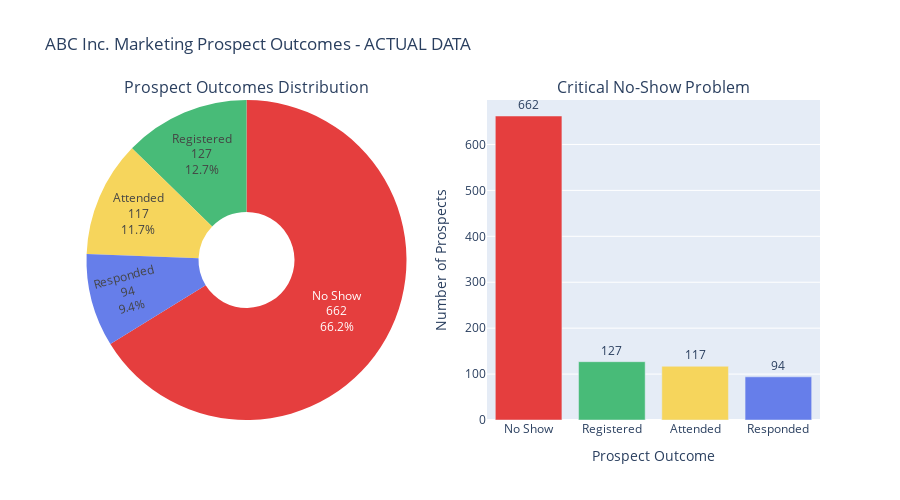

Write notebook code for a chart like this one.
### Code cell
# Visualize the marketing outcomes - CORRECTED
fig = make_subplots(
    rows=1, cols=2,
    subplot_titles=['Prospect Outcomes Distribution', 'Critical No-Show Problem'],
    specs=[[{"type": "pie"}, {"type": "bar"}]]
)

# Pie chart for outcome distribution
fig.add_trace(
    go.Pie(
        labels=outcome_data.index,
        values=outcome_data.values,
        hole=0.3,
        marker_colors=['#e53e3e', '#48bb78', '#f6d55c', '#667eea'],
        textinfo='label+percent+value'
    ),
    row=1, col=1
)

# Bar chart highlighting the no-show problem
fig.add_trace(
    go.Bar(
        x=outcome_data.index,
        y=outcome_data.values,
        marker=dict(color=['#e53e3e', '#48bb78', '#f6d55c', '#667eea']),
        text=outcome_data.values,
        textposition='outside'
    ),
    row=1, col=2
)

fig.update_layout(
    title_text="ABC Inc. Marketing Prospect Outcomes - ACTUAL DATA",
    height=500,
    showlegend=False
)

fig.update_xaxes(title_text="Prospect Outcome", row=1, col=2)
fig.update_yaxes(title_text="Number of Prospects", row=1, col=2)

fig.show()

print("📊 CRITICAL FINDING: No-Show problem affects 662 out of 1,000 prospects")
print("🎯 BUSINESS IMPACT: This is not a sequential funnel - these are final outcomes")
print("💰 OPTIMIZATION FOCUS: Address no-show crisis AND scale successful channels")

### Figure 1 — Plotly figure (JSON) as saved in the notebook; plotly's stock layout.template omitted (floating-point values rounded to 4 significant figures)
{"data": [{"domain": {"x": [0, 0.45], "y": [0, 1]}, "hole": 0.3, "labels": ["No Show", "Registered", "Attended", "Responded"], "marker": {"colors": ["#e53e3e", "#48bb78", "#f6d55c", "#667eea"]}, "textinfo": "label+percent+value", "type": "pie", "values": [662, 127, 117, 94]}, {"marker": {"color": ["#e53e3e", "#48bb78", "#f6d55c", "#667eea"]}, "text": [662.0, 127.0, 117.0, 94.0], "textposition": "outside", "type": "bar", "x": ["No Show", "Registered", "Attended", "Responded"], "xaxis": "x", "y": [662, 127, 117, 94], "yaxis": "y"}], "layout": {"annotations": [{"font": {"size": 16}, "showarrow": false, "text": "Prospect Outcomes Distribution", "x": 0.225, "xanchor": "center", "xref": "paper", "y": 1, "yanchor": "bottom", "yref": "paper"}, {"font": {"size": 16}, "showarrow": false, "text": "Critical No-Show Problem", "x": 0.775, "xanchor": "center", "xref": "paper", "y": 1, "yanchor": "bottom", "yref": "paper"}], "height": 500, "showlegend": false, "title": {"text": "ABC Inc. Marketing Prospect Outcomes - ACTUAL DATA"}, "xaxis": {"anchor": "y", "domain": [0.55, 1], "title": {"text": "Prospect Outcome"}}, "yaxis": {"anchor": "x", "domain": [0, 1], "title": {"text": "Number of Prospects"}}}}
